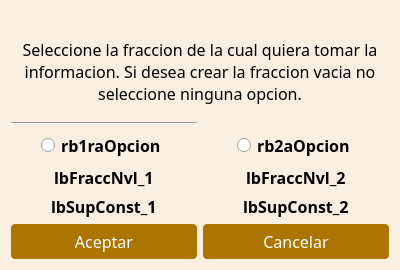
<?xml version="1.0" encoding="UTF-8"?>
<ui version="4.0">
 <class>fusionDialogBase</class>
 <widget class="QDialog" name="fusionDialogBase">
  <property name="geometry">
   <rect>
    <x>0</x>
    <y>0</y>
    <width>400</width>
    <height>270</height>
   </rect>
  </property>
  <property name="minimumSize">
   <size>
    <width>400</width>
    <height>270</height>
   </size>
  </property>
  <property name="maximumSize">
   <size>
    <width>400</width>
    <height>270</height>
   </size>
  </property>
  <property name="windowTitle">
   <string>Fusion de Fracciones</string>
  </property>
  <property name="styleSheet">
   <string notr="true">QDialog{
background : rgb(250,238,224);
}</string>
  </property>
  <layout class="QGridLayout" name="gridLayout">
   <item row="6" column="1" alignment="Qt::AlignHCenter">
    <widget class="QLabel" name="lbSupConst_2">
     <property name="font">
      <font>
       <family>Century Gothic</family>
       <pointsize>12</pointsize>
       <weight>75</weight>
       <bold>true</bold>
      </font>
     </property>
     <property name="text">
      <string>lbSupConst_2</string>
     </property>
    </widget>
   </item>
   <item row="5" column="1" alignment="Qt::AlignHCenter">
    <widget class="QLabel" name="lbFraccNvl_2">
     <property name="font">
      <font>
       <family>Century Gothic</family>
       <pointsize>12</pointsize>
       <weight>75</weight>
       <bold>true</bold>
      </font>
     </property>
     <property name="text">
      <string>lbFraccNvl_2</string>
     </property>
    </widget>
   </item>
   <item row="6" column="0" alignment="Qt::AlignHCenter">
    <widget class="QLabel" name="lbSupConst_1">
     <property name="font">
      <font>
       <family>Century Gothic</family>
       <pointsize>12</pointsize>
       <weight>75</weight>
       <bold>true</bold>
      </font>
     </property>
     <property name="text">
      <string>lbSupConst_1</string>
     </property>
    </widget>
   </item>
   <item row="7" column="1">
    <widget class="QPushButton" name="btnCerrar">
     <property name="minimumSize">
      <size>
       <width>0</width>
       <height>35</height>
      </size>
     </property>
     <property name="maximumSize">
      <size>
       <width>16777215</width>
       <height>35</height>
      </size>
     </property>
     <property name="font">
      <font>
       <family>Century Gothic</family>
       <pointsize>12</pointsize>
       <weight>50</weight>
       <bold>false</bold>
      </font>
     </property>
     <property name="styleSheet">
      <string notr="true">QPushButton{
background : rgb(174, 116, 0);
color : rgb(255, 255, 255);
border-radius : 4px;
}
QPushButton::hover{
background : rgb(104, 69, 13);
color : rgb(255, 255, 255);
border-radius : 4px;
}
QPushButton:disabled {
background: rgb(217, 217, 217)
}</string>
     </property>
     <property name="text">
      <string>Cancelar</string>
     </property>
    </widget>
   </item>
   <item row="5" column="0" alignment="Qt::AlignHCenter">
    <widget class="QLabel" name="lbFraccNvl_1">
     <property name="font">
      <font>
       <family>Century Gothic</family>
       <pointsize>12</pointsize>
       <weight>75</weight>
       <bold>true</bold>
      </font>
     </property>
     <property name="text">
      <string>lbFraccNvl_1</string>
     </property>
    </widget>
   </item>
   <item row="7" column="0">
    <widget class="QPushButton" name="btnAceptar">
     <property name="minimumSize">
      <size>
       <width>0</width>
       <height>35</height>
      </size>
     </property>
     <property name="maximumSize">
      <size>
       <width>16777215</width>
       <height>35</height>
      </size>
     </property>
     <property name="font">
      <font>
       <family>Century Gothic</family>
       <pointsize>12</pointsize>
       <weight>50</weight>
       <bold>false</bold>
      </font>
     </property>
     <property name="styleSheet">
      <string notr="true">QPushButton{
background : rgb(174, 116, 0);
color : rgb(255, 255, 255);
border-radius : 4px;
}
QPushButton::hover{
background : rgb(104, 69, 13);
color : rgb(255, 255, 255);
border-radius : 4px;
}
QPushButton:disabled {
background: rgb(217, 217, 217)
}</string>
     </property>
     <property name="text">
      <string>Aceptar</string>
     </property>
    </widget>
   </item>
   <item row="2" column="0" colspan="2">
    <widget class="QLabel" name="label">
     <property name="text">
      <string/>
     </property>
    </widget>
   </item>
   <item row="4" column="0" alignment="Qt::AlignHCenter">
    <widget class="QRadioButton" name="rb1raOpcion">
     <property name="font">
      <font>
       <family>Century Gothic</family>
       <pointsize>12</pointsize>
       <weight>75</weight>
       <bold>true</bold>
      </font>
     </property>
     <property name="text">
      <string>rb1raOpcion</string>
     </property>
    </widget>
   </item>
   <item row="4" column="1" alignment="Qt::AlignHCenter">
    <widget class="QRadioButton" name="rb2aOpcion">
     <property name="font">
      <font>
       <family>Century Gothic</family>
       <pointsize>12</pointsize>
       <weight>75</weight>
       <bold>true</bold>
      </font>
     </property>
     <property name="text">
      <string>rb2aOpcion</string>
     </property>
    </widget>
   </item>
   <item row="3" column="0">
    <widget class="Line" name="line">
     <property name="orientation">
      <enum>Qt::Horizontal</enum>
     </property>
    </widget>
   </item>
   <item row="0" column="0" rowspan="2" colspan="2">
    <widget class="QLabel" name="label_2">
     <property name="minimumSize">
      <size>
       <width>0</width>
       <height>120</height>
      </size>
     </property>
     <property name="maximumSize">
      <size>
       <width>16777215</width>
       <height>240</height>
      </size>
     </property>
     <property name="font">
      <font>
       <family>Century Gothic</family>
       <pointsize>12</pointsize>
       <weight>50</weight>
       <bold>false</bold>
      </font>
     </property>
     <property name="text">
      <string>Seleccione la fraccion de la cual quiera tomar la informacion. Si desea crear la fraccion vacia no seleccione ninguna opcion.</string>
     </property>
     <property name="alignment">
      <set>Qt::AlignCenter</set>
     </property>
     <property name="wordWrap">
      <bool>true</bool>
     </property>
     <property name="margin">
      <number>8</number>
     </property>
    </widget>
   </item>
  </layout>
 </widget>
 <resources/>
 <connections/>
</ui>
